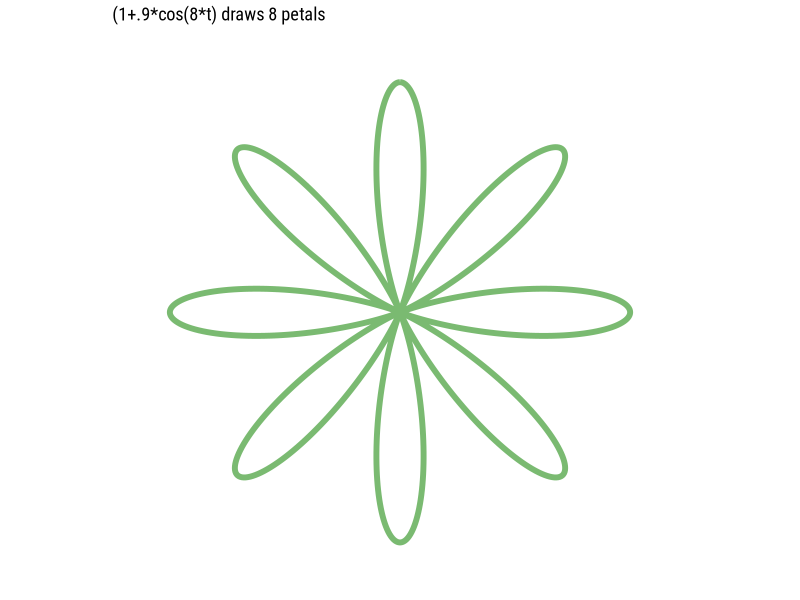
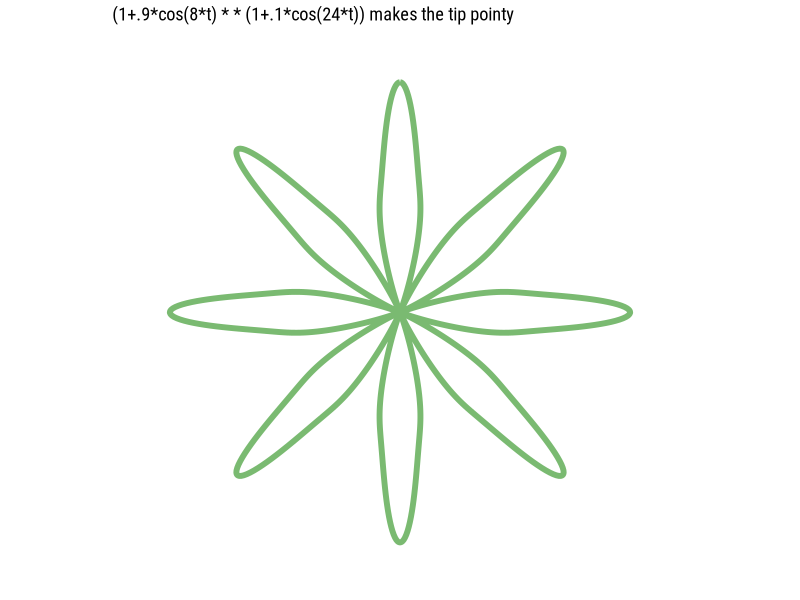
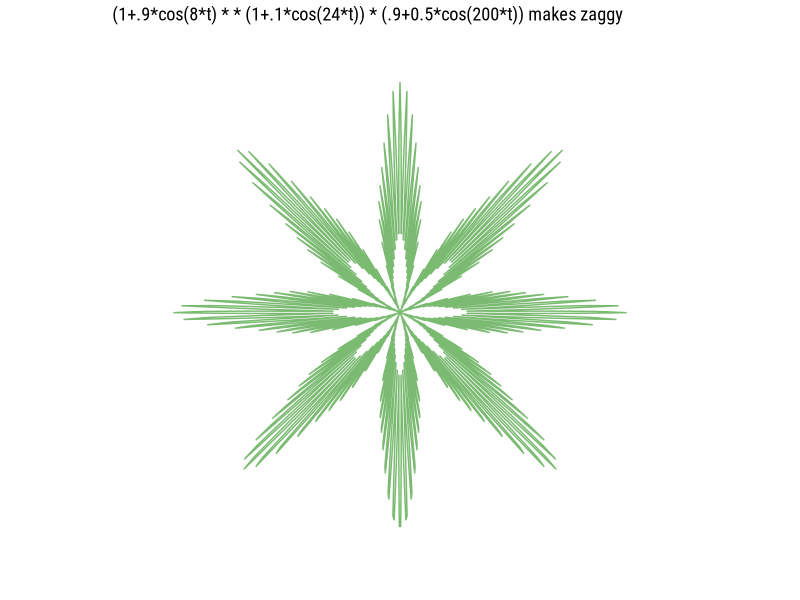
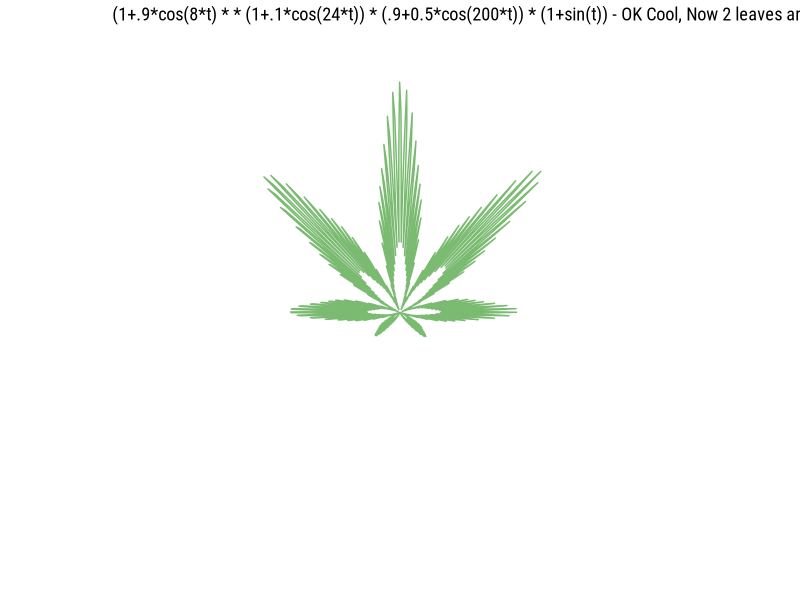
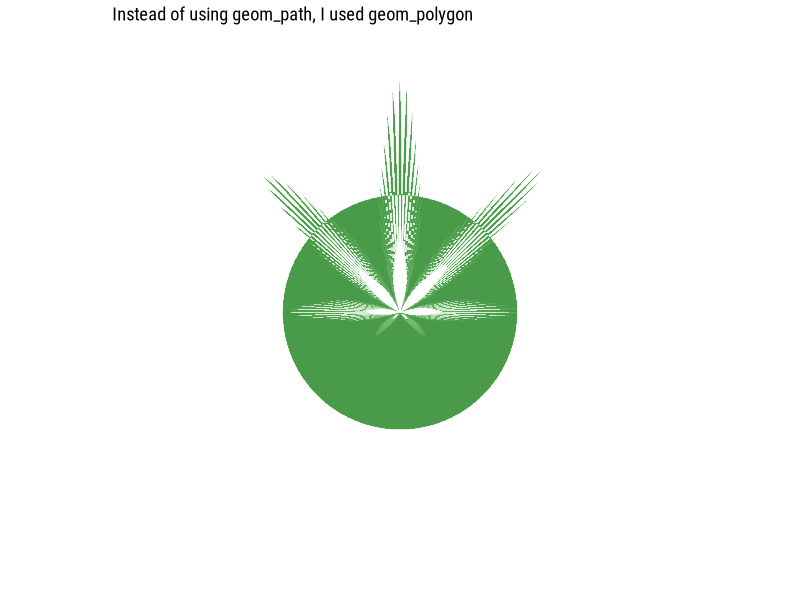
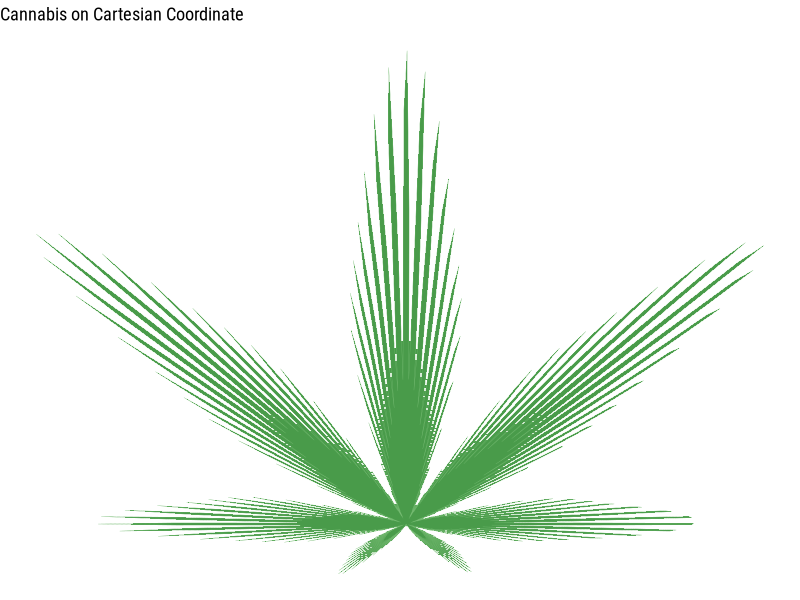

R code for these plots, in order:
## ---- chunk 1


library(tidyverse)

cannabis <- tibble(
  t = seq(-pi,pi, length.out=1000),
  r1 = (1+.9*cos(8*t)), ## this will draw 8 petals  ## this number determines number of leafs!
  r2 = r1 * (1+.1*cos(24*t)), ## this make it pointy
  r3 = r2 * (.9+0.5*cos(200*t)), ## this makes it jaggy
  r4 = r3 * (1+sin(t)), ## Hmm.. I think I want to rorate it 90 degree... 
  r4_alt = r3 * (1+sin(t-pi/2)), ## one way to do it...
  r = (1+.9*cos(8*t)) * (1+.1*cos(24*t)) * (.9+0.5*cos(200*t)) * (1+sin(t))  ## Put all in line line!
) 

cannabis %>% 
  ggplot(aes(x=t, y=r1)) + 
  geom_path(color="#7ABA71", size=2) +
  coord_polar() +
  theme_void(base_family="Roboto Condensed") +
  labs(title = "(1+.9*cos(8*t) draws 8 petals")

cannabis %>% 
  ggplot(aes(x=t, y=r2)) + 
  geom_path(color="#7ABA71", size=2) +
  coord_polar() +
  theme_void(base_family="Roboto Condensed") +
  labs(title = "(1+.9*cos(8*t) * * (1+.1*cos(24*t)) makes the tip pointy")

cannabis %>% 
  ggplot(aes(x=t, y=r3)) + 
  geom_path(color="#7ABA71", size=0.5) +
  coord_polar() +
  theme_void(base_family="Roboto Condensed") +
  labs(title = "(1+.9*cos(8*t) * * (1+.1*cos(24*t)) * (.9+0.5*cos(200*t)) makes zaggy")

cannabis %>% 
  ggplot(aes(x=t, y=r4)) + 
  geom_path(color="#7ABA71", size=0.5) +
  coord_polar(start=pi/2) +
  theme_void(base_family="Roboto Condensed") +
  labs(title = "(1+.9*cos(8*t) * * (1+.1*cos(24*t)) * (.9+0.5*cos(200*t)) * (1+sin(t)) - OK Cool, Now 2 leaves are small!", subcaption="Notice I used start=pi/2 to rotate!")


cannabis %>% 
  ggplot(aes(x=t, y=r)) + 
  geom_polygon(fill="#499b4a", color="#74Ba71", size=0.1) +
  coord_polar(theta="x", start=pi/2) +
  theme_void(base_family="Roboto Condensed") +
  labs(title = "Instead of using geom_path, I used geom_polygon")


## ---- chunk 2

# To translate polar coordinate to cartesian, I can use below 
## x = r * cos(theta)
## y = r * sin(theta)

cannabis <- cannabis %>% mutate(
  x = r * cos(t),
  y = r * sin(t)
)

cannabis %>% 
  ggplot(aes(x=x, y=y)) + 
  geom_polygon(fill="#499b4a", color="#74Ba71", size=0.1) +
  theme_void(base_family="Roboto Condensed") +
  labs(title = "Cannabis on Cartesian Coordinate")
  


